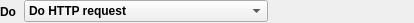
<?xml version="1.0" encoding="UTF-8"?>
<ui version="4.0">
 <class>ActionTypePickerWidget</class>
 <widget class="QWidget" name="ActionTypePickerWidget">
  <property name="geometry">
   <rect>
    <x>0</x>
    <y>0</y>
    <width>414</width>
    <height>23</height>
   </rect>
  </property>
  <layout class="QHBoxLayout" name="horizontalLayout" stretch="0,5,3">
   <property name="spacing">
    <number>8</number>
   </property>
   <property name="leftMargin">
    <number>0</number>
   </property>
   <property name="topMargin">
    <number>0</number>
   </property>
   <property name="rightMargin">
    <number>0</number>
   </property>
   <property name="bottomMargin">
    <number>0</number>
   </property>
   <item>
    <widget class="QLabel" name="doLabel">
     <property name="font">
      <font>
       <weight>75</weight>
       <bold>true</bold>
      </font>
     </property>
     <property name="text">
      <string>Do</string>
     </property>
     <property name="alignment">
      <set>Qt::AlignRight|Qt::AlignTrailing|Qt::AlignVCenter</set>
     </property>
    </widget>
   </item>
   <item>
    <widget class="QComboBox" name="actionTypeComboBox">
     <property name="font">
      <font>
       <weight>75</weight>
       <bold>true</bold>
      </font>
     </property>
     <property name="currentIndex">
      <number>0</number>
     </property>
     <property name="maxVisibleItems">
      <number>15</number>
     </property>
     <item>
      <property name="text">
       <string>Do HTTP request</string>
      </property>
     </item>
    </widget>
   </item>
   <item>
    <spacer name="horizontalSpacer">
     <property name="orientation">
      <enum>Qt::Horizontal</enum>
     </property>
     <property name="sizeHint" stdset="0">
      <size>
       <width>116</width>
       <height>20</height>
      </size>
     </property>
    </spacer>
   </item>
  </layout>
 </widget>
 <resources/>
 <connections/>
</ui>
